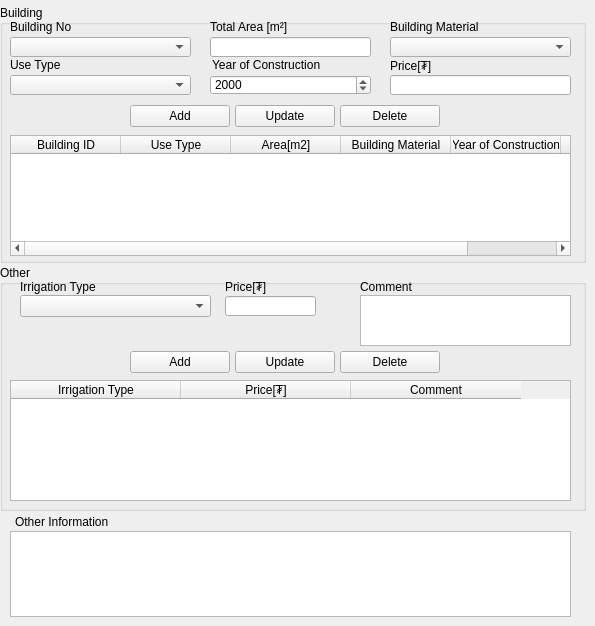
   <widget class="QWidget" name="agriculture_other_tab">
    <attribute name="title">
     <string>Agriculture Other</string>
    </attribute>
    <widget class="QGroupBox" name="groupBox_5">
     <property name="geometry">
      <rect>
       <x>0</x>
       <y>5</y>
       <width>586</width>
       <height>258</height>
      </rect>
     </property>
     <property name="title">
      <string>Building</string>
     </property>
     <widget class="QLabel" name="useTypeLabel_3">
      <property name="geometry">
       <rect>
        <x>10</x>
        <y>50</y>
        <width>181</width>
        <height>20</height>
       </rect>
      </property>
      <property name="minimumSize">
       <size>
        <width>0</width>
        <height>20</height>
       </size>
      </property>
      <property name="maximumSize">
       <size>
        <width>16777215</width>
        <height>20</height>
       </size>
      </property>
      <property name="text">
       <string>Use Type</string>
      </property>
     </widget>
     <widget class="QComboBox" name="a_building_use_type_cbox">
      <property name="geometry">
       <rect>
        <x>10</x>
        <y>70</y>
        <width>181</width>
        <height>20</height>
       </rect>
      </property>
      <property name="minimumSize">
       <size>
        <width>0</width>
        <height>20</height>
       </size>
      </property>
      <property name="maximumSize">
       <size>
        <width>16777215</width>
        <height>20</height>
       </size>
      </property>
     </widget>
     <widget class="QComboBox" name="a_building_material_cbox">
      <property name="geometry">
       <rect>
        <x>390</x>
        <y>32</y>
        <width>181</width>
        <height>20</height>
       </rect>
      </property>
      <property name="minimumSize">
       <size>
        <width>0</width>
        <height>20</height>
       </size>
      </property>
      <property name="maximumSize">
       <size>
        <width>16777215</width>
        <height>20</height>
       </size>
      </property>
     </widget>
     <widget class="QLabel" name="BuildingInfoMaterialLabel_3">
      <property name="geometry">
       <rect>
        <x>390</x>
        <y>12</y>
        <width>186</width>
        <height>20</height>
       </rect>
      </property>
      <property name="minimumSize">
       <size>
        <width>0</width>
        <height>20</height>
       </size>
      </property>
      <property name="maximumSize">
       <size>
        <width>16777215</width>
        <height>20</height>
       </size>
      </property>
      <property name="text">
       <string>Building Material</string>
      </property>
     </widget>
     <widget class="QLabel" name="yearConstructionLabel_4">
      <property name="geometry">
       <rect>
        <x>212</x>
        <y>50</y>
        <width>156</width>
        <height>20</height>
       </rect>
      </property>
      <property name="minimumSize">
       <size>
        <width>0</width>
        <height>20</height>
       </size>
      </property>
      <property name="maximumSize">
       <size>
        <width>16777215</width>
        <height>20</height>
       </size>
      </property>
      <property name="text">
       <string>Year of Construction</string>
      </property>
     </widget>
     <widget class="QLineEdit" name="a_building_area_edit">
      <property name="geometry">
       <rect>
        <x>210</x>
        <y>32</y>
        <width>161</width>
        <height>20</height>
       </rect>
      </property>
     </widget>
     <widget class="QLabel" name="totalareaLabel_4">
      <property name="geometry">
       <rect>
        <x>210</x>
        <y>12</y>
        <width>156</width>
        <height>20</height>
       </rect>
      </property>
      <property name="minimumSize">
       <size>
        <width>0</width>
        <height>20</height>
       </size>
      </property>
      <property name="maximumSize">
       <size>
        <width>16777215</width>
        <height>20</height>
       </size>
      </property>
      <property name="text">
       <string>Total Area [m²]</string>
      </property>
     </widget>
     <widget class="QTableWidget" name="a_building_twidget">
      <property name="geometry">
       <rect>
        <x>10</x>
        <y>130</y>
        <width>561</width>
        <height>121</height>
       </rect>
      </property>
      <attribute name="horizontalHeaderDefaultSectionSize">
       <number>110</number>
      </attribute>
      <column>
       <property name="text">
        <string>Building ID</string>
       </property>
      </column>
      <column>
       <property name="text">
        <string>Use Type</string>
       </property>
      </column>
      <column>
       <property name="text">
        <string>Area[m2]</string>
       </property>
      </column>
      <column>
       <property name="text">
        <string>Building Material</string>
       </property>
      </column>
      <column>
       <property name="text">
        <string>Year of Construction</string>
       </property>
      </column>
      <column>
       <property name="text">
        <string>Price[₮]</string>
       </property>
      </column>
     </widget>
     <widget class="QPushButton" name="a_building_add_button">
      <property name="geometry">
       <rect>
        <x>130</x>
        <y>100</y>
        <width>100</width>
        <height>22</height>
       </rect>
      </property>
      <property name="sizePolicy">
       <sizepolicy hsizetype="Fixed" vsizetype="Fixed">
        <horstretch>0</horstretch>
        <verstretch>0</verstretch>
       </sizepolicy>
      </property>
      <property name="minimumSize">
       <size>
        <width>0</width>
        <height>22</height>
       </size>
      </property>
      <property name="maximumSize">
       <size>
        <width>100</width>
        <height>22</height>
       </size>
      </property>
      <property name="text">
       <string>Add</string>
      </property>
     </widget>
     <widget class="QPushButton" name="a_building_delete_button">
      <property name="geometry">
       <rect>
        <x>340</x>
        <y>100</y>
        <width>100</width>
        <height>22</height>
       </rect>
      </property>
      <property name="minimumSize">
       <size>
        <width>0</width>
        <height>22</height>
       </size>
      </property>
      <property name="maximumSize">
       <size>
        <width>100</width>
        <height>22</height>
       </size>
      </property>
      <property name="text">
       <string>Delete</string>
      </property>
     </widget>
     <widget class="QPushButton" name="a_building_update_button">
      <property name="geometry">
       <rect>
        <x>235</x>
        <y>100</y>
        <width>100</width>
        <height>22</height>
       </rect>
      </property>
      <property name="sizePolicy">
       <sizepolicy hsizetype="Fixed" vsizetype="Fixed">
        <horstretch>0</horstretch>
        <verstretch>0</verstretch>
       </sizepolicy>
      </property>
      <property name="minimumSize">
       <size>
        <width>0</width>
        <height>22</height>
       </size>
      </property>
      <property name="maximumSize">
       <size>
        <width>100</width>
        <height>22</height>
       </size>
      </property>
      <property name="text">
       <string>Update</string>
      </property>
     </widget>
     <widget class="QLabel" name="totalareaLabel_15">
      <property name="geometry">
       <rect>
        <x>390</x>
        <y>51</y>
        <width>181</width>
        <height>20</height>
       </rect>
      </property>
      <property name="minimumSize">
       <size>
        <width>0</width>
        <height>20</height>
       </size>
      </property>
      <property name="maximumSize">
       <size>
        <width>16777215</width>
        <height>20</height>
       </size>
      </property>
      <property name="text">
       <string>Price[₮]</string>
      </property>
     </widget>
     <widget class="QLineEdit" name="a_building_price_edit">
      <property name="geometry">
       <rect>
        <x>390</x>
        <y>70</y>
        <width>181</width>
        <height>20</height>
       </rect>
      </property>
     </widget>
     <widget class="QLabel" name="useTypeLabel_11">
      <property name="geometry">
       <rect>
        <x>10</x>
        <y>12</y>
        <width>181</width>
        <height>20</height>
       </rect>
      </property>
      <property name="minimumSize">
       <size>
        <width>0</width>
        <height>20</height>
       </size>
      </property>
      <property name="maximumSize">
       <size>
        <width>16777215</width>
        <height>20</height>
       </size>
      </property>
      <property name="text">
       <string>Building No</string>
      </property>
     </widget>
     <widget class="QComboBox" name="a_building_no_cbox">
      <property name="geometry">
       <rect>
        <x>10</x>
        <y>32</y>
        <width>181</width>
        <height>20</height>
       </rect>
      </property>
      <property name="minimumSize">
       <size>
        <width>0</width>
        <height>20</height>
       </size>
      </property>
      <property name="maximumSize">
       <size>
        <width>16777215</width>
        <height>20</height>
       </size>
      </property>
     </widget>
     <widget class="QSpinBox" name="a_building_year_construction_date">
      <property name="geometry">
       <rect>
        <x>210</x>
        <y>70</y>
        <width>161</width>
        <height>20</height>
       </rect>
      </property>
      <property name="maximum">
       <number>9999</number>
      </property>
      <property name="value">
       <number>2000</number>
      </property>
     </widget>
    </widget>
    <widget class="QGroupBox" name="groupBox_6">
     <property name="geometry">
      <rect>
       <x>0</x>
       <y>265</y>
       <width>586</width>
       <height>246</height>
      </rect>
     </property>
     <property name="title">
      <string>Other</string>
     </property>
     <widget class="QLabel" name="useTypeLabel_4">
      <property name="geometry">
       <rect>
        <x>20</x>
        <y>12</y>
        <width>156</width>
        <height>20</height>
       </rect>
      </property>
      <property name="minimumSize">
       <size>
        <width>0</width>
        <height>20</height>
       </size>
      </property>
      <property name="maximumSize">
       <size>
        <width>16777215</width>
        <height>20</height>
       </size>
      </property>
      <property name="text">
       <string>Irrigation Type</string>
      </property>
     </widget>
     <widget class="QLabel" name="BuildingInfoMaterialLabel_4">
      <property name="geometry">
       <rect>
        <x>360</x>
        <y>12</y>
        <width>196</width>
        <height>20</height>
       </rect>
      </property>
      <property name="minimumSize">
       <size>
        <width>0</width>
        <height>20</height>
       </size>
      </property>
      <property name="maximumSize">
       <size>
        <width>16777215</width>
        <height>20</height>
       </size>
      </property>
      <property name="text">
       <string>Comment  </string>
      </property>
     </widget>
     <widget class="QTableWidget" name="a_other_twidget">
      <property name="geometry">
       <rect>
        <x>10</x>
        <y>115</y>
        <width>561</width>
        <height>121</height>
       </rect>
      </property>
      <attribute name="horizontalHeaderDefaultSectionSize">
       <number>170</number>
      </attribute>
      <column>
       <property name="text">
        <string>Irrigation Type</string>
       </property>
      </column>
      <column>
       <property name="text">
        <string>Price[₮]</string>
       </property>
      </column>
      <column>
       <property name="text">
        <string>Comment</string>
       </property>
      </column>
     </widget>
     <widget class="QPushButton" name="a_other_add_button">
      <property name="geometry">
       <rect>
        <x>130</x>
        <y>86</y>
        <width>100</width>
        <height>22</height>
       </rect>
      </property>
      <property name="sizePolicy">
       <sizepolicy hsizetype="Fixed" vsizetype="Fixed">
        <horstretch>0</horstretch>
        <verstretch>0</verstretch>
       </sizepolicy>
      </property>
      <property name="minimumSize">
       <size>
        <width>0</width>
        <height>22</height>
       </size>
      </property>
      <property name="maximumSize">
       <size>
        <width>100</width>
        <height>22</height>
       </size>
      </property>
      <property name="text">
       <string>Add</string>
      </property>
     </widget>
     <widget class="QPushButton" name="a_other_delete_button">
      <property name="geometry">
       <rect>
        <x>340</x>
        <y>86</y>
        <width>100</width>
        <height>22</height>
       </rect>
      </property>
      <property name="minimumSize">
       <size>
        <width>0</width>
        <height>22</height>
       </size>
      </property>
      <property name="maximumSize">
       <size>
        <width>100</width>
        <height>22</height>
       </size>
      </property>
      <property name="text">
       <string>Delete</string>
      </property>
     </widget>
     <widget class="QPushButton" name="a_other_update_button">
      <property name="geometry">
       <rect>
        <x>235</x>
        <y>86</y>
        <width>100</width>
        <height>22</height>
       </rect>
      </property>
      <property name="sizePolicy">
       <sizepolicy hsizetype="Fixed" vsizetype="Fixed">
        <horstretch>0</horstretch>
        <verstretch>0</verstretch>
       </sizepolicy>
      </property>
      <property name="minimumSize">
       <size>
        <width>0</width>
        <height>22</height>
       </size>
      </property>
      <property name="maximumSize">
       <size>
        <width>100</width>
        <height>22</height>
       </size>
      </property>
      <property name="text">
       <string>Update</string>
      </property>
     </widget>
     <widget class="QLabel" name="totalareaLabel_16">
      <property name="geometry">
       <rect>
        <x>225</x>
        <y>12</y>
        <width>131</width>
        <height>20</height>
       </rect>
      </property>
      <property name="minimumSize">
       <size>
        <width>0</width>
        <height>20</height>
       </size>
      </property>
      <property name="maximumSize">
       <size>
        <width>16777215</width>
        <height>20</height>
       </size>
      </property>
      <property name="text">
       <string>Price[₮]</string>
      </property>
     </widget>
     <widget class="QLineEdit" name="a_other_price_edit">
      <property name="geometry">
       <rect>
        <x>225</x>
        <y>31</y>
        <width>91</width>
        <height>20</height>
       </rect>
      </property>
     </widget>
     <widget class="QTextEdit" name="a_other_comment_edit">
      <property name="geometry">
       <rect>
        <x>360</x>
        <y>30</y>
        <width>211</width>
        <height>51</height>
       </rect>
      </property>
     </widget>
     <widget class="QComboBox" name="a_irrigation_type_cbox">
      <property name="geometry">
       <rect>
        <x>20</x>
        <y>30</y>
        <width>191</width>
        <height>22</height>
       </rect>
      </property>
     </widget>
    </widget>
    <widget class="QLabel" name="label_6">
     <property name="geometry">
      <rect>
       <x>15</x>
       <y>514</y>
       <width>166</width>
       <height>16</height>
      </rect>
     </property>
     <property name="text">
      <string>Other Information</string>
     </property>
    </widget>
    <widget class="QTextEdit" name="a_other_info_edit">
     <property name="geometry">
      <rect>
       <x>10</x>
       <y>531</y>
       <width>561</width>
       <height>86</height>
      </rect>
     </property>
    </widget>
   </widget>
